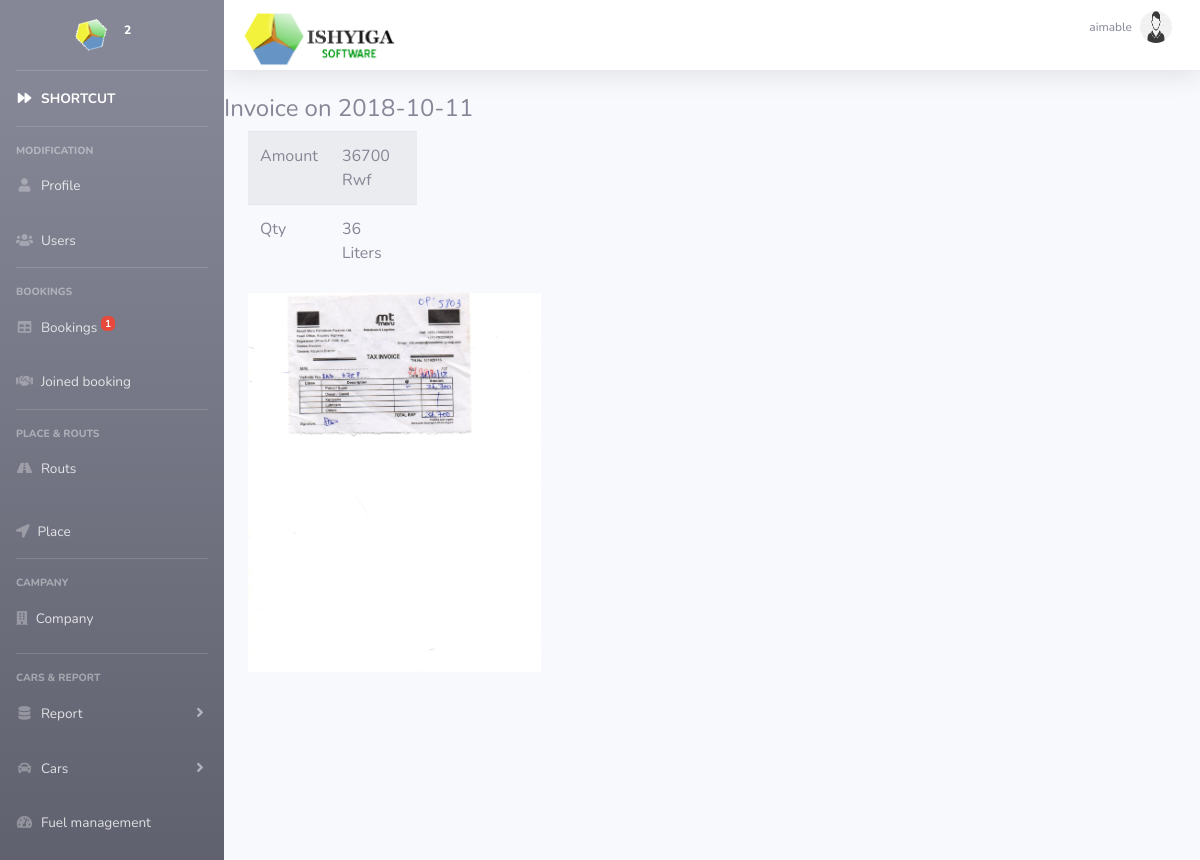
Screenshot of /view_invoice.php?id=42 (signed in) with the database file from the repository.
### tables this page shows
CREATE TABLE `fluid_kms` (
  `id` int(11) NOT NULL,
  `id_subcompany` int(11) NOT NULL,
  `id_car` int(11) NOT NULL,
  `theday` datetime NOT NULL,
  `initial` decimal(10,0) NOT NULL,
  `lefton` decimal(10,0) DEFAULT NULL,
  `picture` varchar(200) NOT NULL,
  `amount` int(11) DEFAULT NULL,
  `qty` int(11) DEFAULT NULL
);

### view_invoice.php (the view, shortened to what this page needs)
<?php
include 'include/header.php' ; ?>
<?php include('connexion.php');
?>
</head>
<body id="page-top"  >
<div id="wrapper">
<?php include 'include/navbar.php'; ?>
<div id='content-wrapper' class="d-flex flex-column">
<?php
require_once('include/topbon.php');
?>
        <?php
        $id = $_GET['id'];
        $sql = "SELECT * FROM fluid_kms WHERE id ='$id' and id_subcompany=" . $id_subcompany . " ";
        $rs = mysqli_query($connection, $sql);
        $row_t = mysqli_fetch_array($rs);
        ?>
        <div class="row">
            <div class="col-md-12">
                <h4>Invoice on <?= date_format(date_create($row_t['theday']), 'Y-m-d') ?></h4>
            </div>
        </div>
        <div class="container">
            <div class="input-group">
                <div class="row">
                    <div class="col-12 col-lg-12">
                        <table class=" table table-responsive table-striped " style="width: 90%" >
                            <tr>
                                <td>Amount</td>
                                <td><?= $row_t['amount'] ?> Rwf</td>
                            </tr>
                            <tr>
                                <td>Qty</td>
                                <td><?= $row_t['qty'] ?> Liters</td>
                            </tr>
                        </table>
                    </div>
                </div>
                <div class="row">
                    <div class="col-4">
                        <img class="img-responsive" src="uploads/<?= $row_t['picture'] ?>" style="width: 100%" >
                    </div>
                </div>
            </div>
        </div>
    </div>
</div>
<?php include('include/footerui.php'); ?>

### rows the page displays
fluid_kms: theday "2018-10-11", amount "36700", qty "36", picture (picture)

### other values shown
$row['Total'] "1"
$_SESSION['username'] "aimable"
